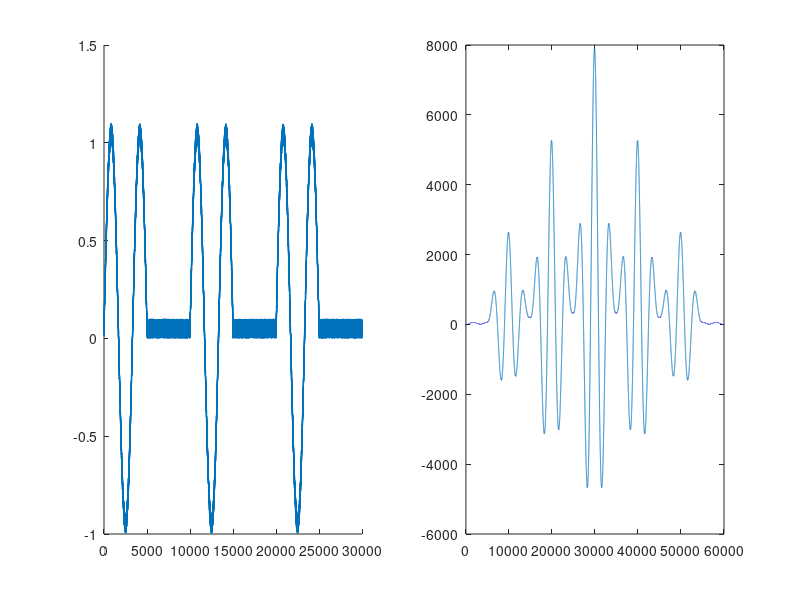

Source code (MATLAB):
len = 0:.01:50-.01;
f = 30000;
fs = 1000000;
z = zeros(1,length(len));
s = sin(2*pi*f/fs*len);
%plot(len,s);
s1 = [s,z,s,z,s,z];
k = 100;
s2 = [zeros(1,k),s,z,s,z,s,z(1:length(z)-k)];
s1 = s1 + .1*rand(1,length(s1));
s2 = s2 + .1*rand(1,length(s2));
%theta_estimate = acos( 2*mean( s1.*s2) )*180/pi
subplot(1,2,1)
hold on
plot(s1);
%plot(s2,'r');
subplot(1,2,2)
sx = xcorr(s1,s2);
plot(sx);
length(s1) - find(sx == max(sx))
%plot(s2,'r');
% 
% t = 1/fs;
% v = 5.9055e+04;
% a = 20;
% theta = 5;
% a/(v*t*cos(theta*pi/180))
% 
% temp = [];
% fs = 1e7
% for i = 0:89
%      temp = [temp,10*fs/(v*cos(i*pi/180))];
% end
% temp(1:5:90)